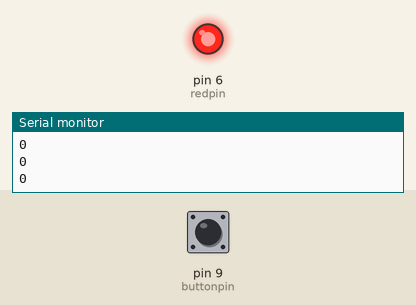
Simulated run of this sketch. Board: Arduino Uno, built with avr-gcc and run on an emulated ATmega328P. Shown: output pins drawn as LEDs (lit = HIGH), the last lines printed to the serial monitor. The inputs (shaded band) are chosen by the test bench; at power-on: pin 9 (buttonpin) LOW.

Above: at 1.2 s.
1.3 s: pin 9 (buttonpin) pulled HIGH for 0.15 s
At 2.3 s:
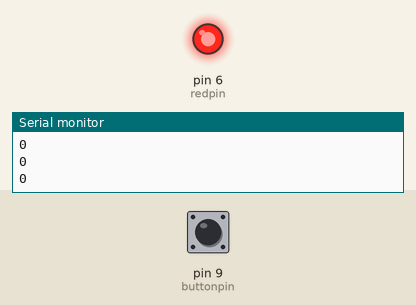
2.9 s: pin 9 (buttonpin) pulled HIGH for 3.2 s
At 3.5 s:
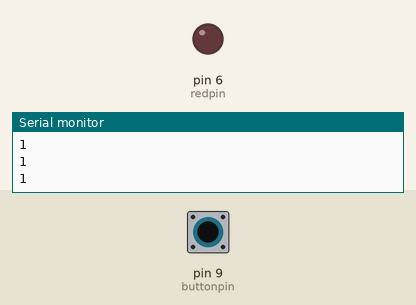
Timing chart, 0 to 7.6 s (numbered marks = the images above; inputs shaded):
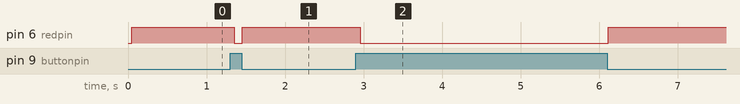

Measured:
- after the input at 1.3 s, pin 6 (redpin): HIGH → LOW after 0.05 s, → HIGH 0.10 s later
- after the input at 2.9 s, pin 6 (redpin): HIGH → LOW after 0.06 s, → HIGH 3.2 s later

The sketch:

pulldown_resistor.ino
```cpp
int redpin = 6;
int buttonpin = 9 ;
int del1 =  50 ;
int butval ;


void setup() {

Serial.begin(9600);
pinMode(redpin,OUTPUT);
pinMode(buttonpin,INPUT);
}

void loop() {

butval = digitalRead(buttonpin);
Serial.println(butval);
delay(del1);
if(butval == 1){
digitalWrite(redpin,LOW);
butval = digitalRead(buttonpin);}


if(butval == 0){
digitalWrite(redpin,HIGH);
butval = digitalRead(buttonpin);}
}
```
